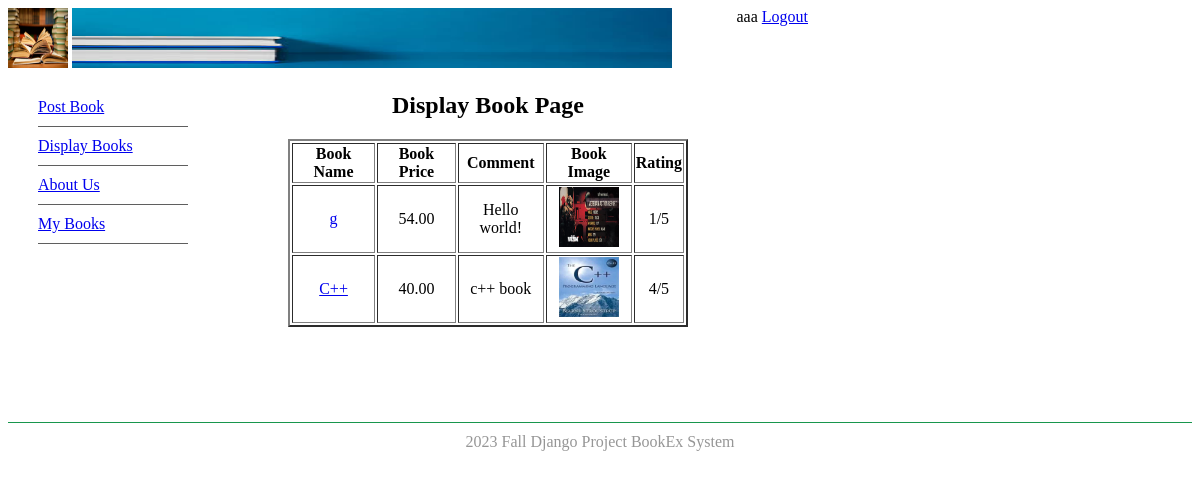
The page /displaybooks (signed in) on the database its author committed.
### bookMng/models.py (models this page shows, shortened)
class MainMenu(models.Model):
    item = models.CharField(max_length=200, unique=True)
    link = models.CharField(max_length=200, unique=True)

class Book(models.Model):
    name = models.CharField(max_length=200)
    web = models.URLField(max_length=200)
    price = models.DecimalField(decimal_places=2, max_digits=8)
    publishdate = models.DateField(auto_now=True)
    picture = models.FileField(upload_to='bookEx/static/upload')
    pic_path = models.CharField(max_length=300, editable=False, blank=True)
    username = models.ForeignKey(User, blank=True, null=True, on_delete=models.CASCADE)
    comments = models.CharField(max_length=200)
    rating = models.IntegerField(choices=[(1, '1 Star'), (2, '2 Stars'), (3, '3 Stars'), (4, '4 Stars'), (5, '5 Stars')], default=1)

### bookMng/views.py (the view)
# urls.py: path('displaybooks', views.displaybooks, name='displaybooks'),
@login_required(login_url=reverse_lazy('login'))
def displaybooks(request):
    books = Book.objects.all()
    for b in books:
        b.pic_path = b.picture.url[14:]
    return render(request,
                  'bookMng/displaybooks.html',
                  {
                      'item_list': MainMenu.objects.all(),
                      'books': books
                  }
                  )

### bookEx/templates/bookMng/displaybooks.html (shortened to what this page needs)
{% extends "base.html"%}
{% load static %}
{% block sidenav %}
{% for item in item_list %}
<li>
    <a href="{{ item.link }}">{{item.item}}</a>
</li>
{% endfor %}
{% endblock sidenav %}
{% block content %}
    <h1 align="center">Display Book Page</h1>
    <table align="center" border="2" width="400">
        <tr>
            <th>Book Name</th>
            <th>Book Price</th>
            <th>Comment</th>
            <th>Book Image</th>
            <th>Rating</th>
        </tr>
        {% for book in books %}
            <tr>
                <td align="center">
                    <a href="book_detail/{{ book.id }}">
                        {{ book.name }}
                    </a>
                </td>
                <td align="center">
                    {{ book.price }}
                </td>
                <td align="center">
                    {{ book.comments }}
                </td>
                <td align="center">
                     <img src="{% static book.pic_path %}" height="60" width="60" alt=" "/>
                </td>
                <td align="center">
                    {{ book.rating }}/5
                </td>
            </tr>
        {% endfor %}
    </table>
{% endblock content %}

### bookEx/templates/base.html (shortened to what this page needs)
{% load static %}
<!DOCTYPE html>
<html lang="en">
<head>
    <link href="{% static 'main.css' %}" rel="stylesheet" type="text/css">
</head>
<body>
<header id="header">
    <img src="{% static 'logo.jpg'%}" height="60" width="60" alt=" "/>
    <span style="float: right">
        {% if user.is_authenticated %}
            {{ user.username}}
        <a href="{% url 'logout' %}?next=/">Logout</a>
        {% else %}
            Not Logged in
            <a href="{% url 'login' %}?next=/">Login</a>
        {% endif %}
    </span>
    <img src="{% static 'banner.jpg'%}" height="60" width="600" alt=" "/>
</header>
<aside id="leftsidebar">
    <nav id="nav">
        <ul>
            {% block sidenav %}{% endblock sidenav %}
        </ul>
    </nav>
</aside>
<section id="main">
    {% block content %}{% endblock content %}
</section>
<footer id="footer">
    2023 Fall Django Project BookEx System
</footer>
</body>
</html>

### bookEx/static/main.css (style rules this page uses)
#header { border-style: none; width: 800px; height: auto; }
#nav li { padding-top: 10px; padding-bottom: 10px; foot-size: 1em; list-style-type: none; border-bottom: thin solid #5f5f5f; color: #4C4C4C; left: 0px; list-style-position: inside; margin-left: -10px; }
#leftsidebar { width: 180px; height: 350px; float: left; }
#main { width: 560px; float: left; margin-left: 20px; margin-right: 10px; padding-right: 10px; }
#footer { text-align: center; foot-size: 0.8em; margin-top: 5px; padding-top: 10px; padding-border: 10px; background-color: #FFFFFF; border-top: thin solid #18964d; clear: both; color: #969696; }

### rows shown on the page
MainMenu: item "Post Book"
MainMenu: item "Display Books"
MainMenu: item "About Us"
MainMenu: item "My Books"
Book: name "g", price "54.00", comments "Hello world!", rating "1"
Book: name "C++", price "40.00", comments "c++ book", rating "4"

### other values the page prints
{{ user.username }} "aaa"
